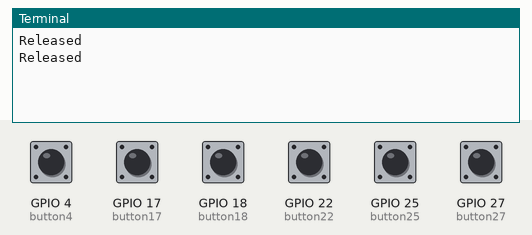
Bench run of a program on a simulated Raspberry Pi (BCM pin numbers). On the bench: the last lines printed to the terminal. Inputs (shaded band) come from the test bench; at power-on: GPIO 4 (button4), GPIO 17 (button17), GPIO 18 (button18), GPIO 22 (button22), GPIO 25 (button25), GPIO 27 (button27) HIGH.

Above: at 1.2 s.
1.3 s: GPIO 4 (button4) pulled LOW for 1.2 s
At 2.8 s:
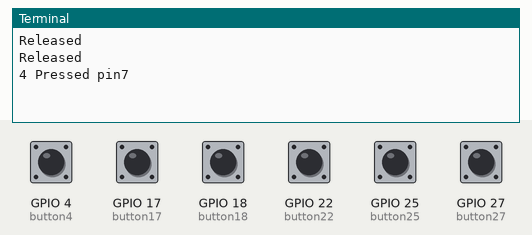
4.0 s: GPIO 17 (button17) pulled LOW for 1.2 s
At 4.8 s:
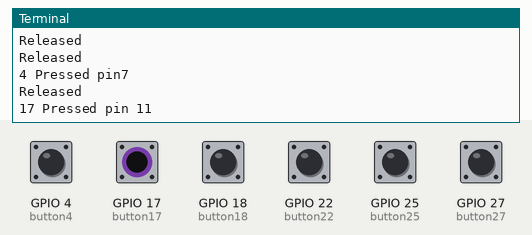
6.7 s: GPIO 18 (button18) pulled LOW for 1.2 s
At 7.3 s:
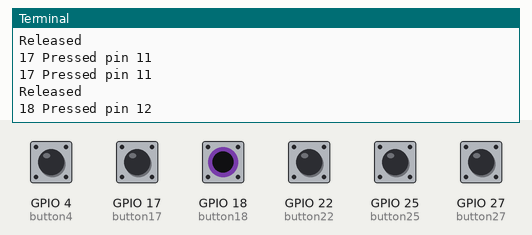
9.4 s: GPIO 22 (button22) pulled LOW for 1.2 s
At 10.8 s:
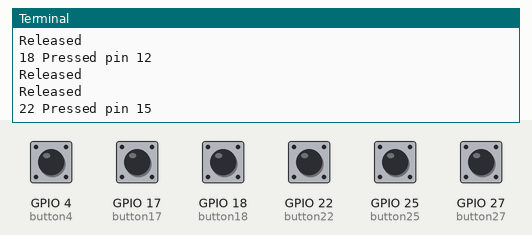
12.1 s: GPIO 25 (button25) pulled LOW for 1.2 s
At 13.8 s:
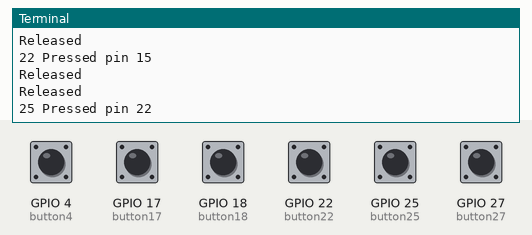
14.8 s: GPIO 27 (button27) pulled LOW for 1.2 s
At 15.8 s:
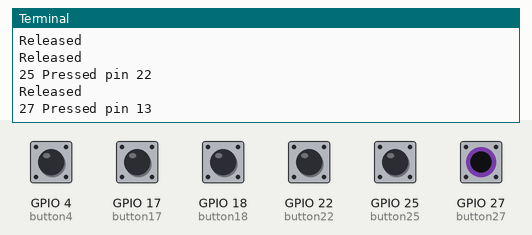
Timing chart, 0 to 17.8 s (numbered marks = the images above; inputs shaded):
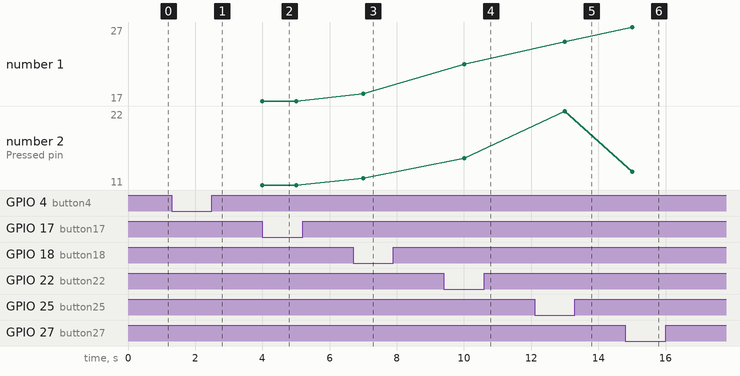

Measured:
- after the input at 1.3 s, the terminal: prints a new line after 0.70 s (image 1)
- after the input at 4.0 s, the terminal: prints a new line at once (image 2)
- after the input at 6.7 s, the terminal: prints a new line after 0.30 s (image 3)
- after the input at 9.4 s, the terminal: prints a new line after 0.60 s (image 4)
- after the input at 12.1 s, the terminal: prints a new line after 0.90 s (image 5)
- after the input at 14.8 s, the terminal: prints a new line after 0.21 s (image 6)
- plotted number 1: 17 → 18 after the input at 6.7 s, 18 → 22 after the input at 9.4 s, 22 → 25 after the input at 12.1 s, 25 → 27 after the input at 14.8 s
- plotted number 2: 11 → 12 after the input at 6.7 s, 12 → 15 after the input at 9.4 s, 22 → 13 after the input at 14.8 s

The program:

gpio.py
```python
from gpiozero import Button
from time import sleep

button4 = Button(4)# used Stats
button17 = Button(17) #used Items
button18 = Button(18)
button27 = Button(27) #used MAP
button22 = Button(22)
#button23 = Button(23) Reboots system if called pin 16
#button24 = Button(24) No edge detection pin 18
button25 = Button(25)
while True:

    if button4.is_pressed:
        print("4 Pressed pin7")
    elif button17.is_pressed:
        print("17 Pressed pin 11")
    elif button18.is_pressed:
        print("18 Pressed pin 12")
    elif button27.is_pressed:
        print("27 Pressed pin 13")
    elif button22.is_pressed:
        print("22 Pressed pin 15")
    #elif button23.is_pressed:
    #    print("23 Pressed pin 16")
    #elif button24.is_pressed:
    #    print("24 Pressed pin 18")
    elif button25.is_pressed:
        print("25 Pressed pin 22")
    else:
        print("Released")
    sleep(1)
```
